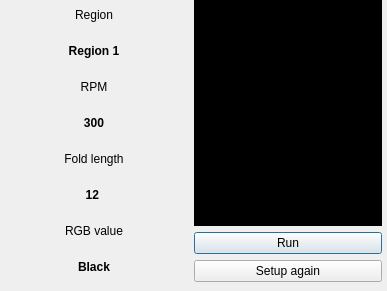
<?xml version="1.0" encoding="UTF-8"?>
<ui version="4.0">
 <class>SlaveSetupForm</class>
 <widget class="QDialog" name="SlaveSetupForm">
  <property name="geometry">
   <rect>
    <x>0</x>
    <y>0</y>
    <width>387</width>
    <height>291</height>
   </rect>
  </property>
  <property name="sizePolicy">
   <sizepolicy hsizetype="Preferred" vsizetype="Fixed">
    <horstretch>0</horstretch>
    <verstretch>0</verstretch>
   </sizepolicy>
  </property>
  <property name="windowTitle">
   <string>Dialog</string>
  </property>
  <widget class="QWidget" name="verticalLayoutWidget">
   <property name="geometry">
    <rect>
     <x>0</x>
     <y>0</y>
     <width>188</width>
     <height>282</height>
    </rect>
   </property>
   <layout class="QVBoxLayout" name="verticalLayout">
    <item>
     <widget class="QLabel" name="label_2">
      <property name="text">
       <string>Region</string>
      </property>
      <property name="alignment">
       <set>Qt::AlignCenter</set>
      </property>
     </widget>
    </item>
    <item>
     <widget class="QLabel" name="label_3">
      <property name="font">
       <font>
        <weight>75</weight>
        <bold>true</bold>
       </font>
      </property>
      <property name="text">
       <string>Region 1</string>
      </property>
      <property name="alignment">
       <set>Qt::AlignCenter</set>
      </property>
     </widget>
    </item>
    <item>
     <widget class="QLabel" name="label_4">
      <property name="text">
       <string>RPM</string>
      </property>
      <property name="alignment">
       <set>Qt::AlignCenter</set>
      </property>
     </widget>
    </item>
    <item>
     <widget class="QLabel" name="label_5">
      <property name="font">
       <font>
        <weight>75</weight>
        <bold>true</bold>
       </font>
      </property>
      <property name="text">
       <string>300</string>
      </property>
      <property name="alignment">
       <set>Qt::AlignCenter</set>
      </property>
     </widget>
    </item>
    <item>
     <widget class="QLabel" name="label_6">
      <property name="text">
       <string>Fold length</string>
      </property>
      <property name="alignment">
       <set>Qt::AlignCenter</set>
      </property>
     </widget>
    </item>
    <item>
     <widget class="QLabel" name="label_7">
      <property name="font">
       <font>
        <weight>75</weight>
        <bold>true</bold>
       </font>
      </property>
      <property name="text">
       <string>12 </string>
      </property>
      <property name="alignment">
       <set>Qt::AlignCenter</set>
      </property>
     </widget>
    </item>
    <item>
     <widget class="QLabel" name="label_8">
      <property name="text">
       <string>RGB value</string>
      </property>
      <property name="alignment">
       <set>Qt::AlignCenter</set>
      </property>
     </widget>
    </item>
    <item>
     <widget class="QLabel" name="label_9">
      <property name="font">
       <font>
        <weight>75</weight>
        <bold>true</bold>
       </font>
      </property>
      <property name="text">
       <string>Black</string>
      </property>
      <property name="alignment">
       <set>Qt::AlignCenter</set>
      </property>
     </widget>
    </item>
   </layout>
  </widget>
  <widget class="QWidget" name="verticalLayoutWidget_2">
   <property name="geometry">
    <rect>
     <x>194</x>
     <y>0</y>
     <width>188</width>
     <height>282</height>
    </rect>
   </property>
   <layout class="QVBoxLayout" name="verticalLayout_2">
    <item>
     <widget class="QLabel" name="label">
      <property name="styleSheet">
       <string notr="true">background-color: rgb(0, 0, 0);</string>
      </property>
      <property name="text">
       <string/>
      </property>
     </widget>
    </item>
    <item>
     <widget class="QPushButton" name="pushButton">
      <property name="sizePolicy">
       <sizepolicy hsizetype="Minimum" vsizetype="Fixed">
        <horstretch>0</horstretch>
        <verstretch>0</verstretch>
       </sizepolicy>
      </property>
      <property name="sizeIncrement">
       <size>
        <width>0</width>
        <height>2</height>
       </size>
      </property>
      <property name="text">
       <string>Run</string>
      </property>
     </widget>
    </item>
    <item>
     <widget class="QPushButton" name="pushButton_setupAgain">
      <property name="text">
       <string>Setup again</string>
      </property>
     </widget>
    </item>
   </layout>
  </widget>
 </widget>
 <resources/>
 <connections/>
</ui>
